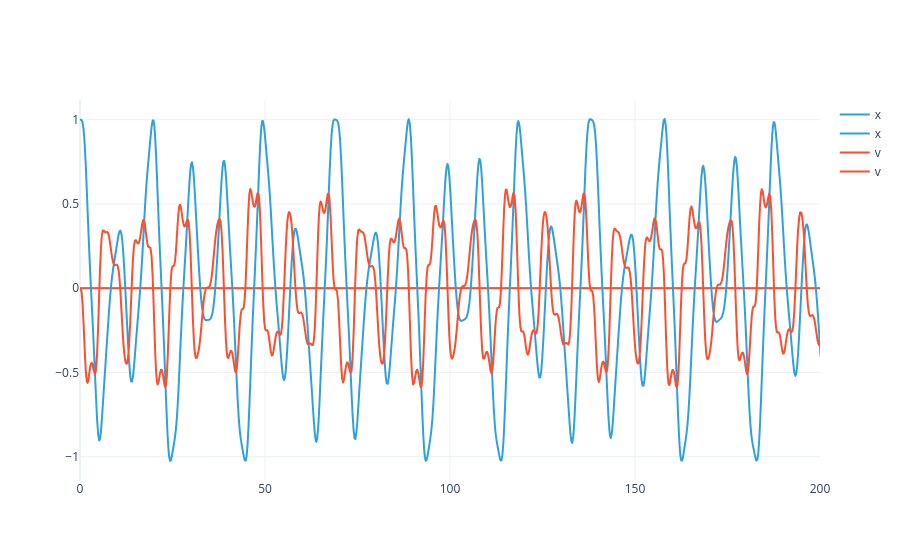

This figure's notebook cell:
### Code cell
fig1 = floquet.reconstruct(floquet_sol, dict(c=.1, nu=1.)).real.visualize()
fig2 = instationary_sol.visualize()
go.Figure(data=fig1.data + fig2.data).update_layout(xaxis_range=(0, 200))

### Figure 1 — Plotly figure (JSON) as saved in the notebook; plotly's stock layout.template omitted (floating-point values rounded to 4 significant figures; data arrays with more than 128 entries replaced by an {"elided": "..."} marker saying what was removed)
{"data": [{"hovertemplate": "dof=x<br>Time=%{x}<br>Value=%{y}<extra></extra>", "legendgroup": "x", "line": {"color": "#2fa1da", "dash": "solid"}, "marker": {"symbol": "circle"}, "mode": "lines", "name": "x", "showlegend": true, "type": "scattergl", "x": {"elided": "1000 float values"}, "xaxis": "x", "y": {"elided": "1000 float values"}, "yaxis": "y"}, {"hovertemplate": "dof=v<br>Time=%{x}<br>Value=%{y}<extra></extra>", "legendgroup": "v", "line": {"color": "#fb4f2f", "dash": "solid"}, "marker": {"symbol": "circle"}, "mode": "lines", "name": "v", "showlegend": true, "type": "scattergl", "x": {"elided": "1000 float values"}, "xaxis": "x", "y": {"elided": "1000 float values"}, "yaxis": "y"}, {"hovertemplate": "dof=x<br>Time=%{x}<br>Value=%{y}<extra></extra>", "legendgroup": "x", "line": {"color": "#2fa1da", "dash": "solid"}, "marker": {"symbol": "circle"}, "mode": "lines", "name": "x", "showlegend": true, "type": "scattergl", "x": {"elided": "830 float values"}, "xaxis": "x", "y": {"elided": "830 float values"}, "yaxis": "y"}, {"hovertemplate": "dof=v<br>Time=%{x}<br>Value=%{y}<extra></extra>", "legendgroup": "v", "line": {"color": "#fb4f2f", "dash": "solid"}, "marker": {"symbol": "circle"}, "mode": "lines", "name": "v", "showlegend": true, "type": "scattergl", "x": {"elided": "830 float values"}, "xaxis": "x", "y": {"elided": "830 float values"}, "yaxis": "y"}], "layout": {"xaxis": {"range": [0, 200]}}}
